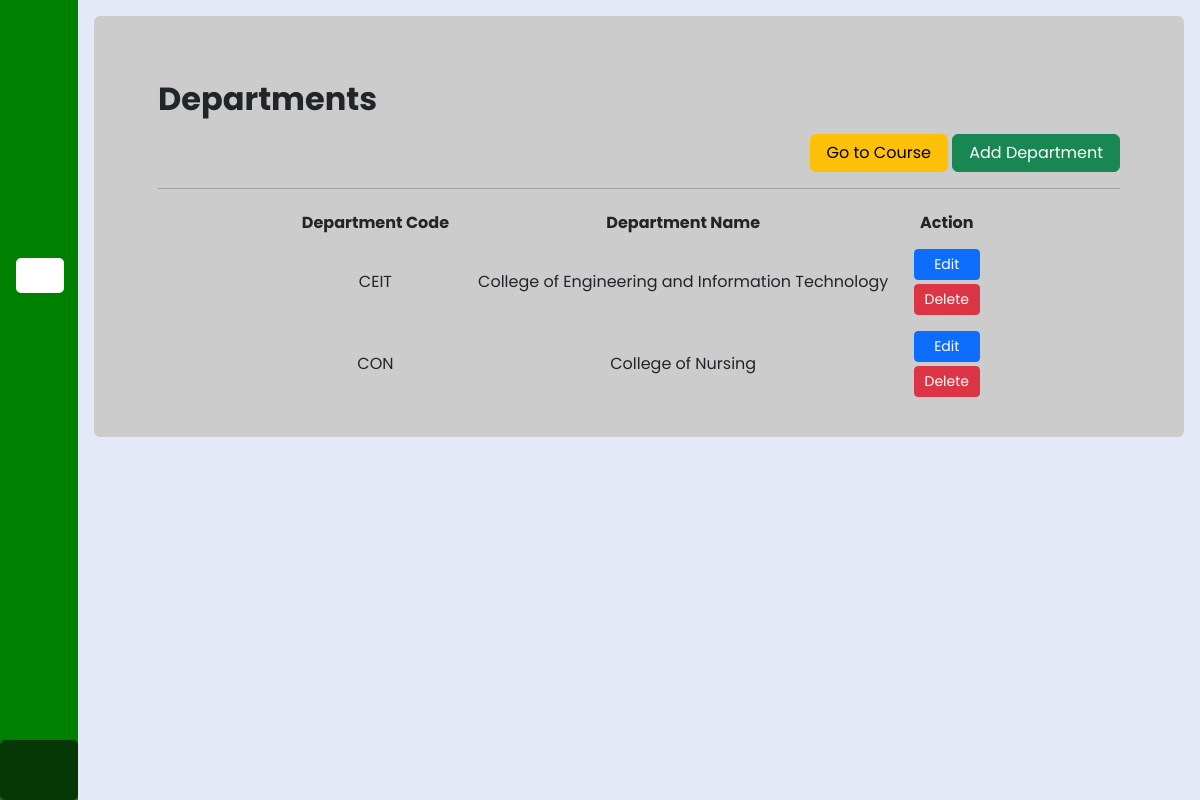
The page /admin/department.php (signed in) on the database its author committed.
### tables this page shows
CREATE TABLE `departments` (
  `dept_id` int(11) NOT NULL,
  `dept_code` varchar(10) DEFAULT NULL,
  `dept_name` varchar(100) NOT NULL
);

### admin/department.php (the view, shortened to what this page needs)
<?php
include '../connectDB.php';
    $itemsPerPage = 5;
    $request = "SELECT * FROM departments ORDER BY dept_id";
    $current_page = isset($_GET['page']) ? $_GET['page'] : 1;
    $start_item = ($current_page - 1) * $itemsPerPage;
    $request .= " LIMIT $start_item, $itemsPerPage";
    $resultx = $conn->query($request);
?>
<!DOCTYPE html>
<html lang="en">
<head>
    <link rel="stylesheet" href="../bootstrap/bs.css">
    <link rel="stylesheet" href="../assets/sidebar.css">
    <link href="https://cdn.jsdelivr.net/gh/hung1001/font-awesome-pro@4cac1a6/css/all.css" rel="stylesheet" />
</head>
<body>
    <main class="d-flex">
        <?php
            include "components/sidebar.php";
        ?>
        <div class="home-section">
            <div class="col m-auto">
                <div class="card m-3" style="background: #ccc; border: none;">
                    <div class="card-body overflow-auto" style="max-height: 90vh;">
                        <div class="mt-5 mx-5">
                            <h2 class="fw-bolder mb-3"> Departments </h2>
                            <div class="text-end">
                                <a href="course.php" class="btn btn-warning px-3">Go to Course</a>
                                <button type="button" class="btn btn-success px-3" data-bs-toggle="modal"
                                    data-bs-target="#addDeptModal">Add Department</button>
                            </div>
                            <hr>
                        </div>
                        <div class="row mx-5">
                            <div class="col-lg-9 mx-auto">
                                <div class="table-responsive">
                                    <table class="table">
                                        <?php
                                            if ($resultx->num_rows > 0) { ?>
                                        <thead class="text-nowrap">
                                            <tr class="h6 text-center">
                                                <th>Department Code</th>
                                                <th>Department Name</th>
                                                <th>Action</th>
                                            </tr>
                                        </thead>
                                        <?php
                                                while ($rowi = $resultx->fetch_assoc()) {
                                                    $dept_id = $rowi['dept_id'];
                                                    ?>
                                        <tbody class="text-nowrap">
                                            <tr class="text-center align-middle">
                                                <td><?php echo $rowi['dept_code']; ?></td>
                                                <td><?php echo $rowi['dept_name']; ?></td>
                                                <td class="d-flex justify-content-center">
                                                    <div class="d-flex flex-column w-100">
                                                        <a href="#editDeptModal_<?php echo $dept_id; ?>"
                                                            class="btn btn-primary btn-sm"
                                                            data-bs-toggle="modal">Edit</a>
                                                        <a href="actions/deldept-act.php?dept_id=<?php echo $dept_id; ?>"
                                                            class="btn btn-danger btn-sm mt-1"
                                                            onclick="return confirmDelete();">Delete</a>
                                                    </div>
                                                </td>
                                                <?php
                                                    }
                                                } else {
                                                    echo '<div class="col-12 text-center mt-3">No data available.</div>';
                                                }
                                                ?>
                                            </tr>
                                        </tbody>
                                    </table>
                                </div>
                            </div>
                        </div>
                    </div>
                </div>
            </div>
        </div>
    </main>
</body>
</html>

### assets/sidebar.css (style rules this page uses)
:root { --color-default: #008000; --color-second: #053806; --color-white: #fff; --color-body: #e4e9f7; --color-light: #ffc200; }
* { padding: 0%; margin: 0%; box-sizing: border-box; font-family: "Poppins", sans-serif; }
body { min-height: 100vh; }
.home-section { position: relative; background-color: var(--color-body); min-height: 100vh; top: 0; left: 78px; width: calc(100% - 78px); transition: all 0.5s ease; z-index: 2; }

### admin/department.php (style rules this page uses)
table th, table td { background: none !important; border: none !important; }

### rows shown on the page
departments: dept_code "CEIT", dept_name "College of Engineering and Information Technology"
departments: dept_code "CON", dept_name "College of Nursing"
